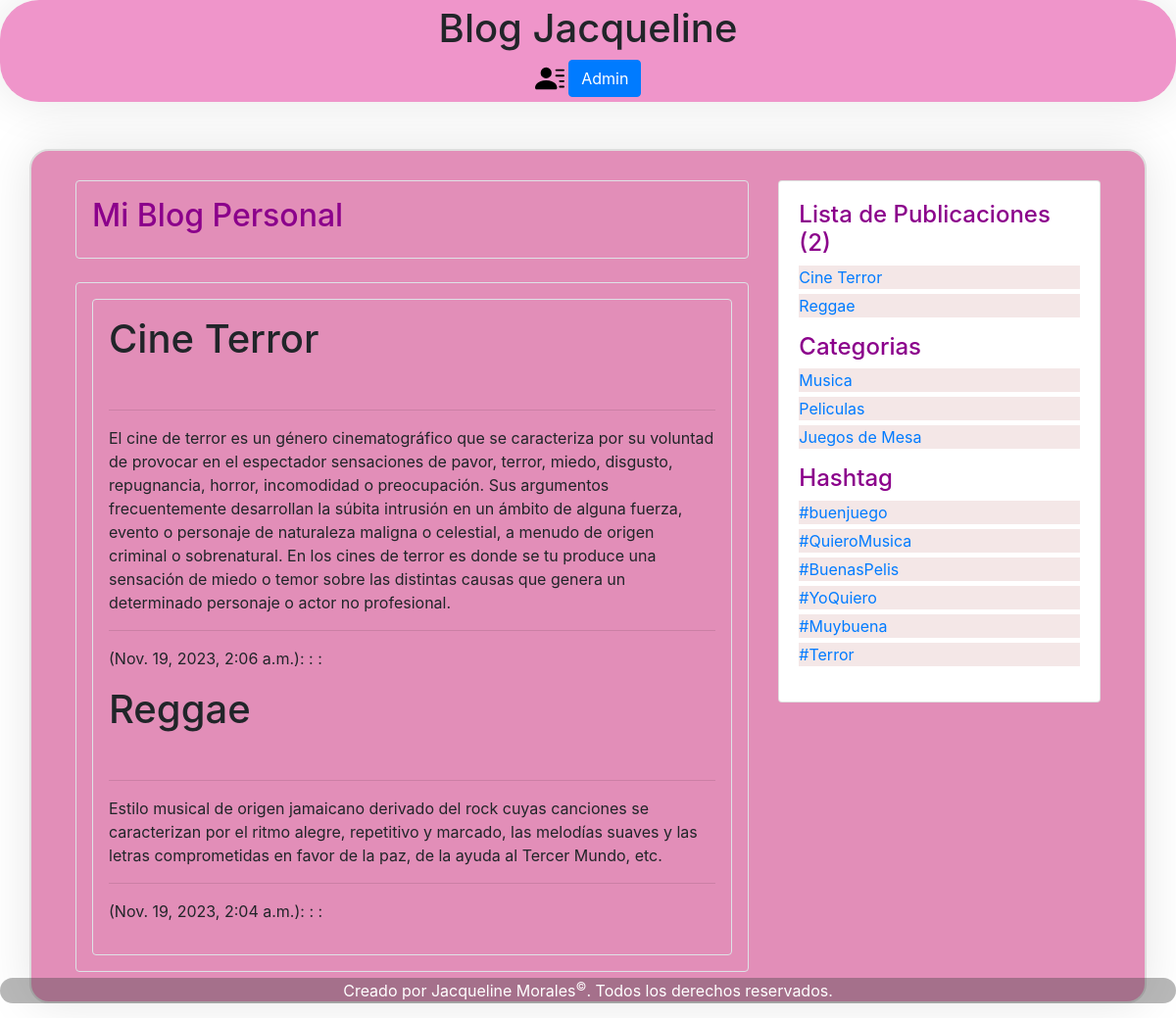
Screenshot of /blog/ with the database file from the repository.
### blog/models.py (models this page shows, shortened)
class Post(models.Model):
    id = models.IntegerField(primary_key = True, auto_created = True)
    titulo = models.CharField(max_length = 200)
    texto = models.TextField()
    fecha = models.DateTimeField(default = timezone.now)
    autor = models.ForeignKey(User, on_delete = models.CASCADE)
    categoria = models.ForeignKey(Category, on_delete = models.CASCADE)
    etiquetas = models.ManyToManyField(Hashtag)

class Category(models.Model):
    id = models.IntegerField(primary_key = True, auto_created = True)
    nombre = models.CharField(max_length = 200)

class Hashtag(models.Model):
    id = models.IntegerField(primary_key = True, auto_created = True)
    nombre = models.CharField(max_length = 200)

### blog/views.py (the view)
# urls.py: path('', views.home_page),]
def home_page(request):
    categories = Category.objects.all().order_by().values()
    hashtags = Hashtag.objects.all()
    publications = Post.objects.all().order_by('-fecha'). values()
    context = {
    'categories':categories,'hashtags':hashtags,'publications':publications}
    return render( request, 'blog_home.html' , context = context)

### blog/templates/blog_home.html (shortened to what this page needs)
<!DOCTYPE html>
<html lang="en">
<head>
    {% load static %}
    <link href="{% static 'css/style.css' %}" rel="stylesheet">
    <link rel="stylesheet" href="{% static 'bootstrap/css/bootstrap.min.css' %}">
</head>
<body>
<header>
    <h1>Blog Jacqueline</h1>
    <span >
        <img src="{% static 'bootstrap/iconos/usuario.svg' %}" alt="User Icon" class="me-2" width="30" height="30">
    <button type="button" class="btn btn-primary me-2" id="adminBtn">Admin</button>
    </span>
</header>
<div class="container mt-5">
    <main class="row">
        <article class="col-md-8">
            <div class="border p-3 rounded">
                <h2 class="fst-italic"><span style="color:darkmagenta;">Mi Blog Personal</span></h2>
            </div><br>
            <div class="border p-3 rounded">
                <div class="col-md-12 border p-3 rounded">
                            {% if publications%}
                            {% for post in publications %}
                                    <h1>{{post.titulo}}</h1><br><hr>
                                        <p> {{post.texto}}</p><hr>
                                          <p> ({{post.fecha}}): {{post.author}}: {{post.etiquetas}}: {{post.categoria}}
                                        </p>
                        {% endfor %}
                    {% else %}
                        <p>No hay Publicaciones disponibles.</p>
                    {% endif %}
                </div>
            </div>
        </article>
     <aside class="col-md-4">
        <div class="card" id="ca">
            <div class="card-body">
                <h4 class="fst-italic"><span style="color: darkmagenta;">Lista de Publicaciones</span> <span style="color: darkmagenta;">({{ publications|length }}) </span></h4>
                <ul>
                {% for post in publications %}
                <ul>
                    <li>
                    <a href="#">{{post.titulo}}</a>
                </li>
                </ul>
                    {% endfor %}
                </ul>
                <h4 class="fst-italic"><span style="color: darkmagenta;">Categorias</span></h4>
                <ul>
                    {% for category in categories %}
                <ul>
                <li>
                    <a href="#">{{category.nombre}}</a>
                </li>
                </ul>
                    {% endfor %}
                </ul>
                <h4 class="fst-italic"><span style="color: darkmagenta;">Hashtag</span></h4>
                <ul>
                    {% for hashtag in hashtags %}
                    <ul>
                        <li>
                            <a href="#">{{hashtag.nombre}}</a>
                        </li>
                    </ul>
                    {% endfor %}
                </ul>
            </div>
        </div>
    </aside>
    </main>
</div>
<footer>
    {% block footer %}
    Creado por Jacqueline Morales<sup>&copy;</sup>. Todos los derechos reservados.
    {% endblock %}
</footer>
</body>
</html>

### blog/static/css/style.css (style rules this page uses)
body { font-family: 'Trebuchet MS', 'Lucida Sans Unicode', 'Lucida Grande', 'Lucida Sans', Arial, sans-serif; margin: 0; padding: 0; background-color: #e30db8c6; }
header { background-color: rgb(239, 149, 202); text-align: center; padding: 5px; border-radius: 40px; box-shadow: 0 0 50px rgba(0, 0, 0, 0.1); }
h2 { color: darkmagenta; }
ul { list-style-type: none; padding: 0; }
li { margin-bottom: 5px; color: #120101; background-color: #f4e7e7; }
main { background-color: rgb(226, 142, 184); border: 2px solid rgb(221, 221, 221); padding: 30px; margin-bottom: 15px; border-radius: 20px; box-shadow: 0 0 50px rgba(0, 0, 0, 0.1); max-width: 1150px; }
footer { background-color: hsla(0, 2%, 24%, 0.364); color: #fff; text-align: center; padding: 1px; position: fixed; bottom: 0; width: 100%; border-radius: 20px; margin-bottom: 15px; }

### rows the page displays
Post: titulo "Cine Terror", texto "El cine de terror es un género cinematográfico que se caracteriza por su voluntad de provocar en el espectador sensaciones de pavor, terror, miedo, disgusto, repugnancia, horror, incomodidad o preocupación. Sus argumentos frecuentemente desarrollan la súbita intrusión en un ámbito de alguna fuerza, evento o personaje de naturaleza maligna o celestial, a menudo de origen criminal o sobrenatural. En los cines de terror es donde se tu produce una sensación de miedo o temor sobre las distintas causas que genera un determinado personaje o actor no profesional.", fecha "Nov. 19, 2023, 2:06 a.m."
Post: titulo "Reggae", texto "Estilo musical de origen jamaicano derivado del rock cuyas canciones se caracterizan por el ritmo alegre, repetitivo y marcado, las melodías suaves y las letras comprometidas en favor de la paz, de la ayuda al Tercer Mundo, etc.", fecha "Nov. 19, 2023, 2:04 a.m."
Category: nombre "Musica"
Category: nombre "Peliculas"
Category: nombre "Juegos de Mesa"
Hashtag: nombre "#buenjuego"
Hashtag: nombre "#QuieroMusica"
Hashtag: nombre "#BuenasPelis"
Hashtag: nombre "#YoQuiero"
Hashtag: nombre "#Muybuena"
Hashtag: nombre "#Terror"

### other values shown
{{ publications|length }} "2"
